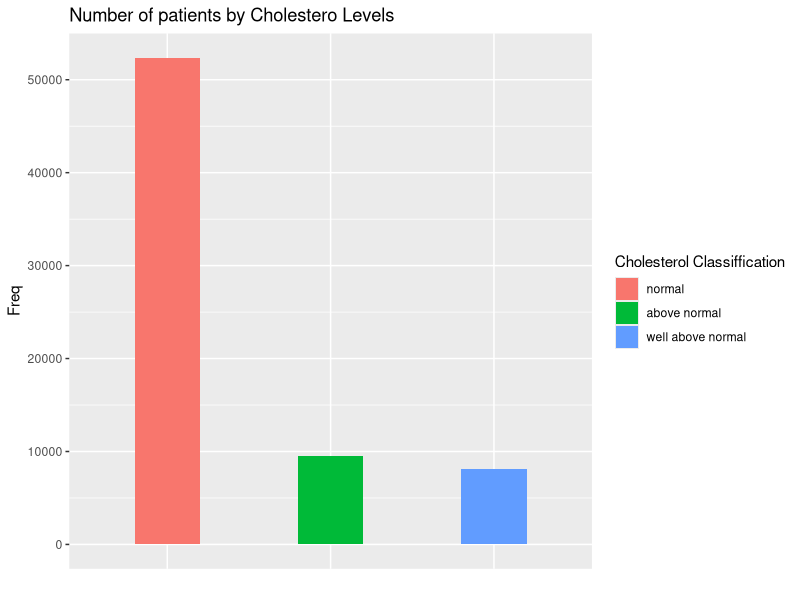
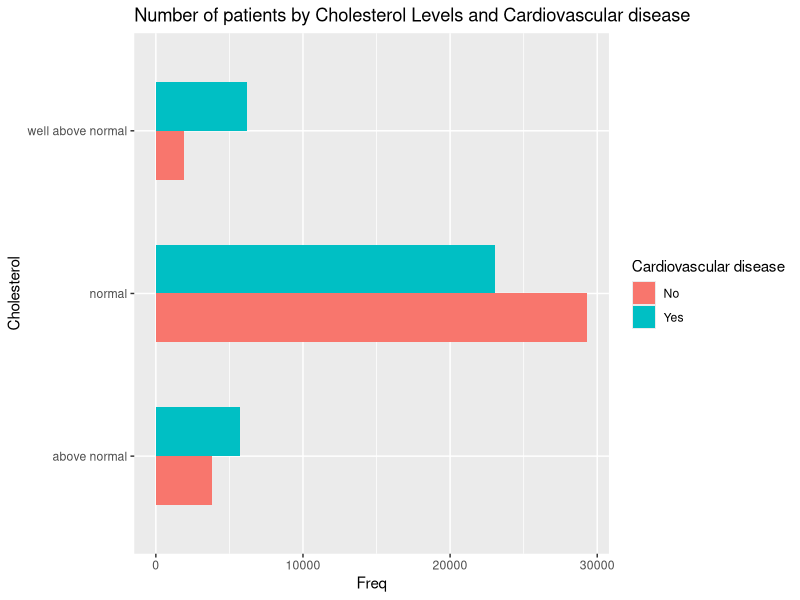
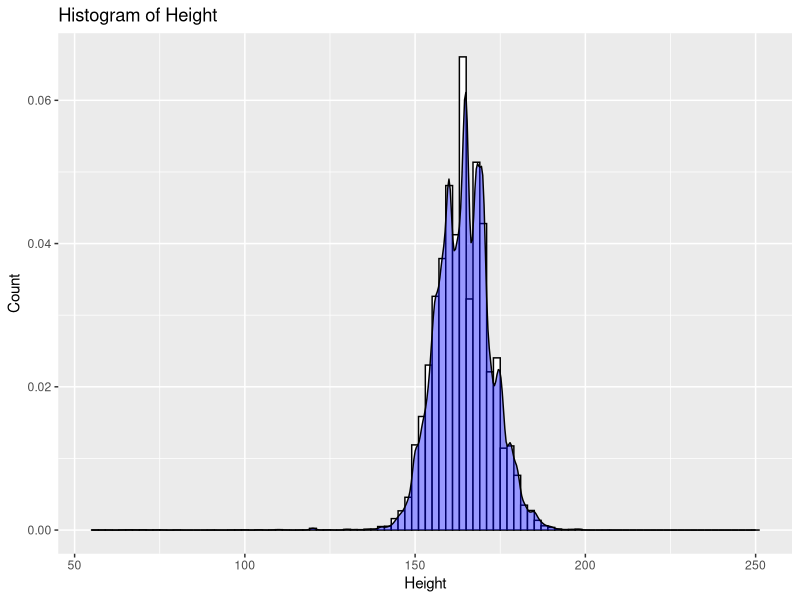
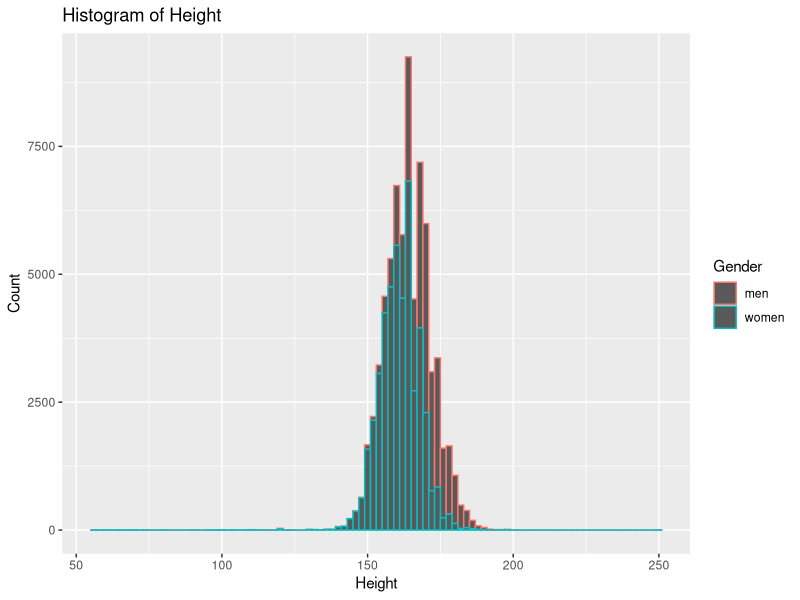
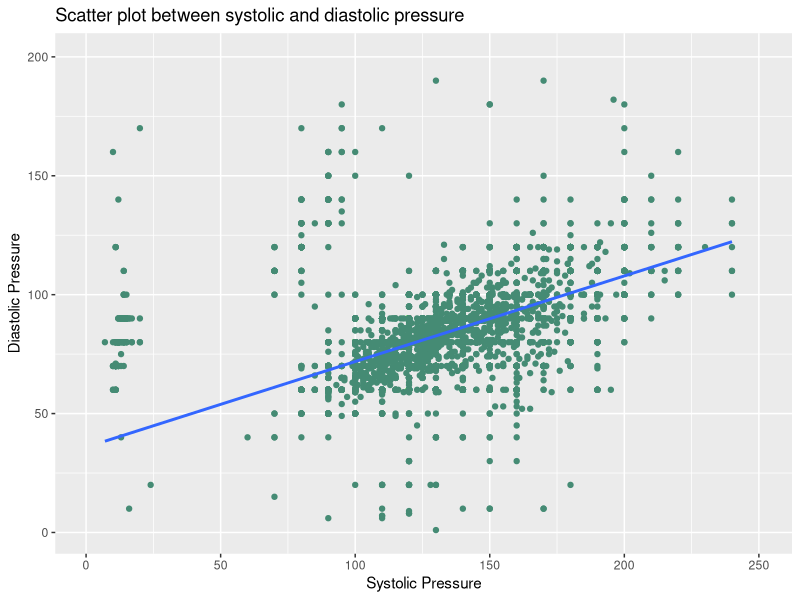
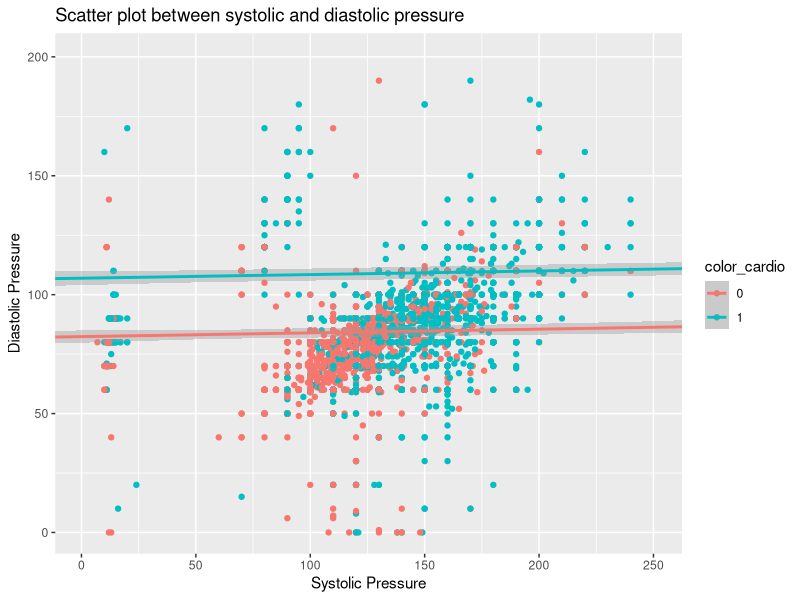
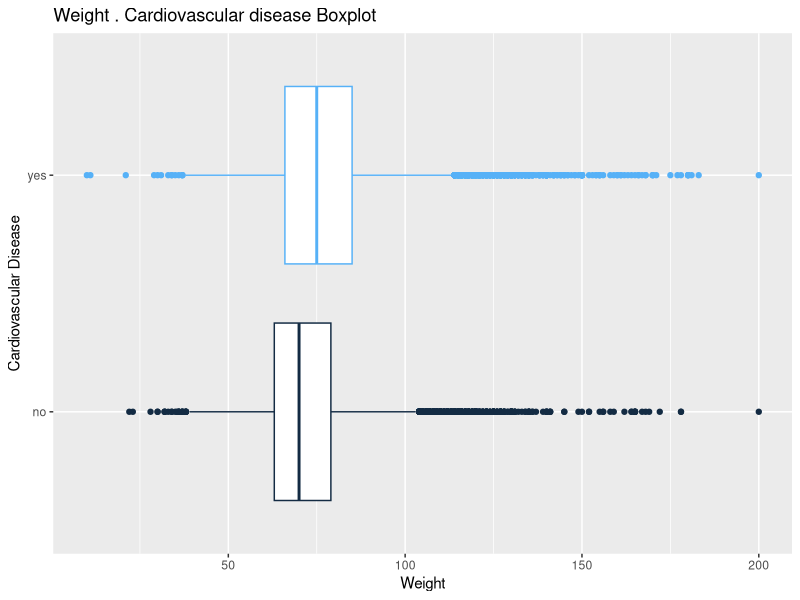
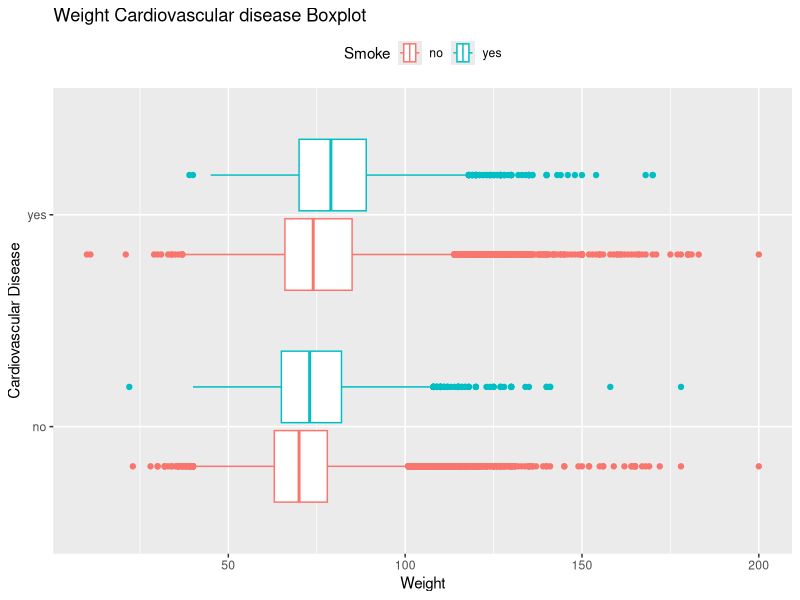

Here is the R script that generated these plots, in order:
## ---- chunk 1
library(ggplot2)

## ---- chunk 2
setwd("C:/Users/yoroi/OneDrive/Escritorio/CienciaDatos/Tarea 1-20210421")
cardio <- read.csv('cardiovascular_disease.csv')
## ---- chunk 3
#Visualize data
head(cardio)

## ---- chunk 4
choles <- table(cardio$cholesterol) 
choles <- as.data.frame(choles)
choles
## ---- chunk 5
ggplot(choles, aes(x = Var1, y = Freq, fill = Var1)) +
  geom_bar(stat = "identity",width=0.4) +
  theme(axis.ticks.x = element_blank(), axis.text.x=element_blank())+
  scale_fill_discrete(name = 'Cholesterol Classiffication', labels = c('normal','above normal', 'well above normal')) +
  labs(title = 'Number of patients by Cholestero Levels', x = "", y = 'Freq')

## ---- chunk 6
#Count cholesterol data by cardiovascular disease and colesterol level
choles2 <- tapply(cardio$cholesterol, 
                  list(cardio$cholesterol, cardio$cardio), 
                  table)
choles2 <- as.data.frame(choles2)
choles2$Cholesterol <- c('normal','above normal','well above normal')
choles2
## ---- chunk 7
#Convert df to long format

choles2 <- reshape(choles2, #Objeto a transformar
        direction = "long", #Necesitamos formato long
        varying = list(names(choles2)[1:2]), #Las columnas a alargar (las que tienen las cuentas) son la 1 y la 2
        v.names = "Counts", #Las cuentas se almacenaran en la columna "Counts"
        idvar = "Cholesterol", #La variable con los identificadores del grupo de niveles de colesterol
        timevar = "Cardiovascular", #Variable que vamos a alargar, que corresponde a las columnas "no" y "yes"
        times = c("no", "yes")) #0=no, 1=yes
row.names(choles2) <- NULL
choles2
## ---- chunk 8
ggplot(choles2, aes(x = Cholesterol, y = Counts, fill = Cardiovascular)) +
  geom_bar(stat = "identity", width=0.6, position=position_dodge()) +
  coord_flip() +
  scale_fill_discrete(name = "Cardiovascular disease", labels = c("No", "Yes")) +
  scale_x_discrete(labels = c("above normal","normal","well above normal")) +
  labs(title = "Number of patients by Cholesterol Levels and Cardiovascular disease", x = "Cholesterol", y = "Freq")
## ---- chunk 9
ggplot(cardio, aes(x = height)) + 
  #White color in order to see density graph
  geom_histogram(aes(y=..density..), binwidth = 2, color = "black", fill = "white") +
  geom_density(alpha = 0.4, fill = "blue") + 
  labs(title = "Histogram of Height", x = "Height", y = "Count")
## ---- chunk 10
cardio$Gender <- cardio$gender
cardio$Gender[cardio$gender==1] <- "women"
cardio$Gender[cardio$gender==2] <- "men"


ggplot(cardio, aes(x = height, color = Gender)) +  
  geom_histogram(binwidth = 2) +
  labs(title = "Histogram of Height", x = "Height", y = "Count")
## ---- chunk 11
ggplot(cardio, aes(x = ap_hi, y = ap_lo)) +
  geom_point(color = "aquamarine4") +
  geom_smooth(method = lm) +
  labs(title = "Scatter plot between systolic and diastolic pressure", x = "Systolic Pressure", y = "Diastolic Pressure") +
  xlim(1, 250) +
  ylim(1, 200)
#Tengo muchs dudas, por qué habría presión sistólica de más de 10000?, pobres pacientes
## ---- chunk 12
cardio$color_cardio <- as.factor(cardio$cardio)
ggplot(cardio, aes(x = ap_hi, y = ap_lo, color = color_cardio)) +
  geom_point() +
  geom_smooth(method = lm) +
  labs(title = "Scatter plot between systolic and diastolic pressure", x = "Systolic Pressure", y = "Diastolic Pressure")+
  coord_cartesian(xlim = c(1, 250), ylim = c(1, 200))

## ---- chunk 13
#Change 0,1 values in order to be able to plot
cardio$cardio2 <- cardio$cardio
cardio$cardio2[cardio$cardio==0] <- "no"
cardio$cardio2[cardio$cardio==1] <- "yes"

ggplot(cardio, aes(x = weight, y = cardio2, color = cardio)) + 
  geom_boxplot() +
  theme(legend.position = "none") +
  labs(title = "Weight . Cardiovascular disease Boxplot", x = "Weight", y = "Cardiovascular Disease")

## ---- chunk 14
#Change 0,1 values in order to be able to plot

cardio$Smoke <- cardio$smoke
cardio$Smoke[cardio$smoke==0] <- "no"
cardio$Smoke[cardio$smoke==1] <- "yes"

ggplot(cardio, aes(x = weight, y = cardio2, color = Smoke))+ 
  geom_boxplot() +
  theme(legend.position = "top") +
  labs(title = "Weight Cardiovascular disease Boxplot", x = "Weight", y = "Cardiovascular Disease")
## ---- chunk 15

cardio$CholesterolCardio <- paste(cardio$cholesterol,cardio$cardio)

hm_data <- aggregate(cardio[,c(3, 7, 8, 5, 6)], 
          by = list(cardio$CholesterolCardio), #Agrupar por la combinatoria CholesterolCardio
          mean, na.rm = T) 
hm_data
## ---- chunk 16
#Transform data to long format
hm_data <- reshape(hm_data, 
                   direction = "long", 
                   varying = list(names(hm_data)[2:6]),
                   v.names = "Value", 
                   idvar = "Group.1", 
                   timevar = "Variable", 
                   times = colnames(hm_data)[2:6])
row.names(hm_data) <- NULL
hm_data[1:15,]
## ---- chunk 17
ggplot(hm_data, aes(x = Variable, y = Group.1, fill = Value)) +
  geom_tile() +
  scale_fill_gradient(low = "gold", high = "red")+
  labs(title = "Variables Heatmap by Cholesterol Levels and Cardiovascular Disease", 
       y = "Cholesterol Levels and Cardiovascular Disease", x = "Variable") +
  scale_y_discrete(labels = c("Normal Chol, no Disease", "Normal Chol, Disease", "Above Normal Chol, no Disease", 
                              "Above Normal Chol, Disease", "Well Above Normal Chol, no Disease", "Well Above Normal Chol, Disease")) +
  scale_x_discrete(labels = c("Age in Years", "Systolic Pressure", "Diastolic Pressure", "Height", "Weight"))+
  theme(text = element_text(size=10),
        axis.text.x = element_text(angle=90, hjust=1))
